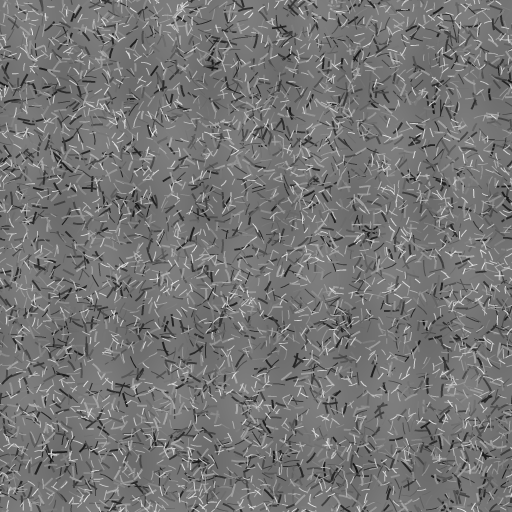
#> input picture art/v9/tex_grass.png, 512 x 512 px, found by its file name
$ python _sim_grass_scale.py
#> lines starting #> are read from the running program, lines starting #| are printed output that depends on the picture
# -*- coding: utf-8 -*-
"""对比不同贴图缩放倍数下的草地质感，挑「看起来像草」而不是「像砂纸」的档位。

背景：贴图 512 原尺寸铺 440px 棋盘时，草叶只有 1~3px → 读成磨砂噪点。
放大到 2× 后草叶 2~6px，且 512*2=1024 > 棋盘宽，仍然不会平铺重复（无万花筒）。
"""
import numpy as np
from PIL import Image, ImageDraw

BASE = r"C:\Users\马海博\WorkBuddy\2026-10-27-09-04-28\game\art\v9"
OUT = r"C:\Users\马海博\WorkBuddy\2026-10-27-09-04-28\game\dev\_gen\grass_scale_cmp.png"

CELL, N = 44, 10
W = H = CELL * N
WARM, COOL = (0x6E, 0xA9, 0x4D), (0x4C, 0x7F, 0x4E)


def overlay(b, s):
    return np.where(b <= 0.5, 2 * b * s, 1 - 2 * (1 - b) * (1 - s))


def soft_light(b, s):
    return np.where(s <= 0.5, b - (1 - 2 * s) * b * (1 - b),
                    b + (2 * s - 1) * (np.sqrt(np.clip(b, 0, 1)) - b))


tex = Image.open(f"{BASE}\\tex_grass.png").convert("L")
#> tex is the input picture: PIL image 512x512 L; min 20, max 233, mean 117.5


def compose(scale, a3=0.34, a4=0.22):
    base = np.zeros((H, W, 3), np.float32)
    for r in range(N):
        for c in range(N):
            base[r * CELL:(r + 1) * CELL, c * CELL:(c + 1) * CELL] = WARM if (r + c) % 2 == 0 else COOL
    base /= 255.0

    size = int(max(W, H) * scale) + 4
    big = tex.resize((size, size), Image.LANCZOS)
    l3 = np.array(big)[:H, :W].astype(np.float32) / 255.0
    rot = tex.resize((int(size * 1.63), int(size * 1.63)), Image.LANCZOS).rotate(17, resample=Image.BICUBIC)
    l4 = np.array(rot)[:H, :W].astype(np.float32) / 255.0
    if l4.shape[:2] != (H, W):
        pad = np.full((H, W), 0.5, np.float32)
        pad[:l4.shape[0], :l4.shape[1]] = l4
        l4 = pad

    out = overlay(base, l3[..., None]) * a3 + base * (1 - a3)
    out = soft_light(out, l4[..., None]) * a4 + out * (1 - a4)
    img = np.clip(out * 255, 0, 255).astype(np.uint8)
    for i in range(N + 1):
        y, x = i * CELL, i * CELL
        if y < H:
            img[y:y + 1, :] = (img[y:y + 1, :] * 0.62).astype(np.uint8)
            if y + 1 < H:
                img[y + 1:y + 2, :] = np.clip(img[y + 1:y + 2, :].astype(np.int16) + 22, 0, 255).astype(np.uint8)
        if x < W:
            img[:, x:x + 1] = (img[:, x:x + 1] * 0.62).astype(np.uint8)
            if x + 1 < W:
                img[:, x + 1:x + 2] = np.clip(img[:, x + 1:x + 2].astype(np.int16) + 22, 0, 255).astype(np.uint8)
    return Image.fromarray(img, "RGB")


variants = [(1.0, 0.34, "A scale1.0 a.34"), (1.8, 0.42, "B scale1.8 a.42"), (2.6, 0.46, "C scale2.6 a.46")]
sheet = Image.new("RGB", (W * 3 + 40, H + 40), (18, 22, 31))
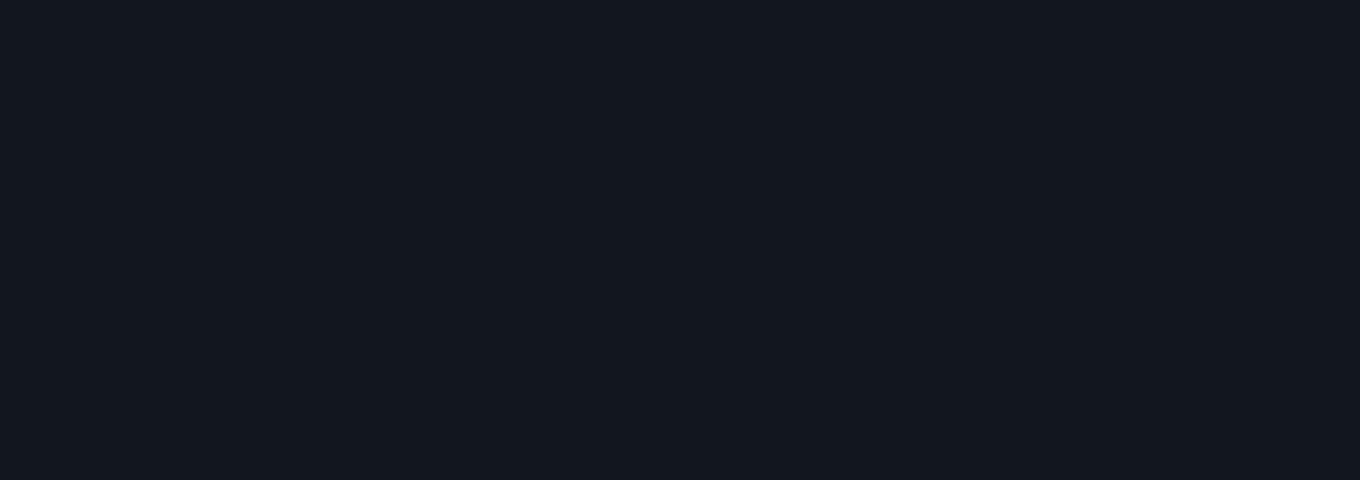
#> sheet: PIL image 1360x480 RGB; mean R, G, B 18, 22, 31
for i, (sc, a3, label) in enumerate(variants):
    im = compose(sc, a3)
    sheet.paste(im, (10 + i * (W + 10), 30))
#> this loop made 3 passes
#> pass 1, in compose, `l3 = np.array(big)[:H, :W].astype(np.float32) / 255.0`:
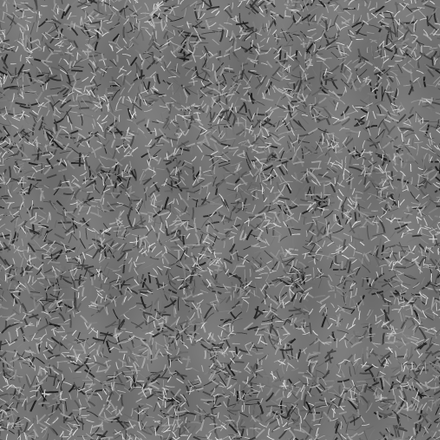
#> l3: shape (440, 440) float32; min 0.0118, max 0.961, mean 0.461
#> pass 1, in compose, `rot = tex.resize((int(size * 1.63), int(size * 1.63)), Image.LANCZOS)...`:
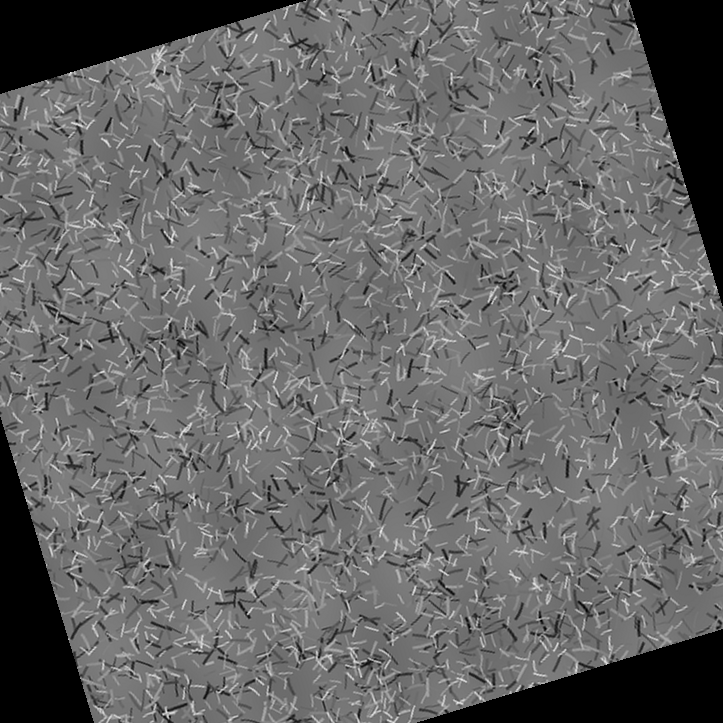
#> rot: PIL image 723x723 L; min 0, max 247, mean 104
#> pass 1, in compose, `l4 = np.array(rot)[:H, :W].astype(np.float32) / 255.0`:
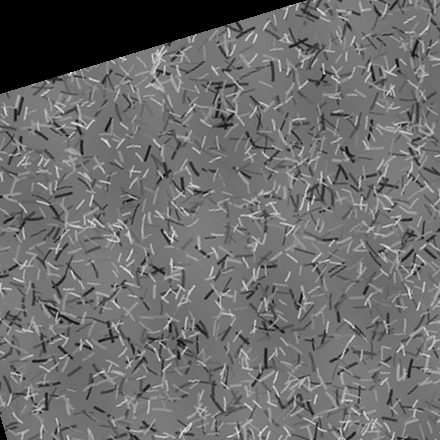
#> l4: shape (440, 440) float32; min 0, max 0.957, mean 0.425
#> after the loop:
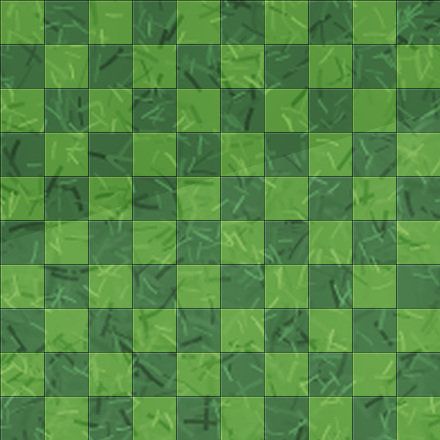
#> im: PIL image 440x440 RGB; mean R, G, B 83.6, 136.8, 69.3
#> after the loop:
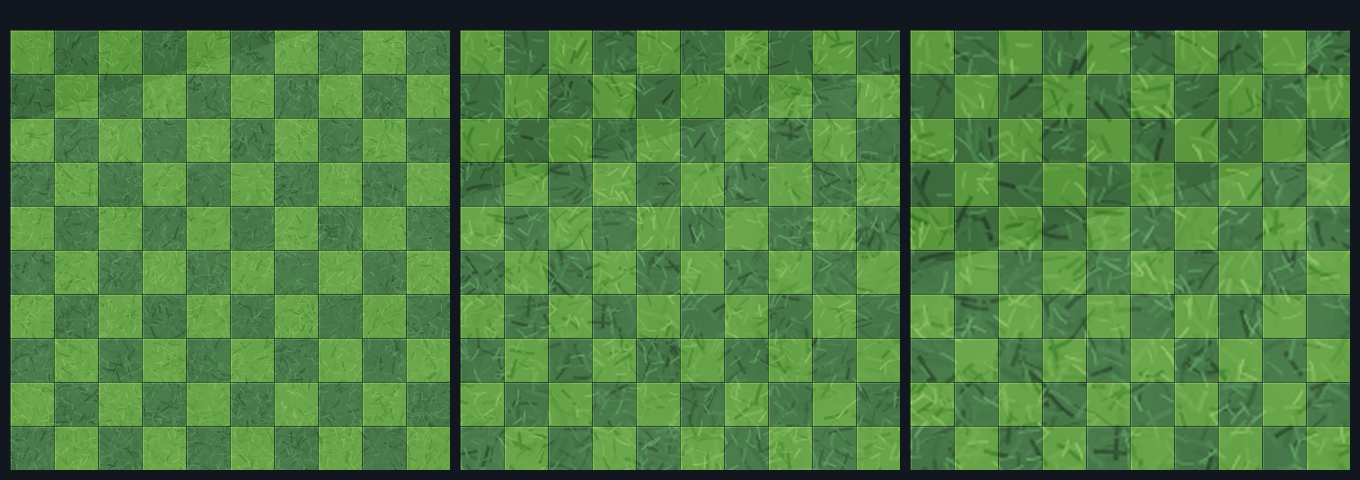
#> sheet: PIL image 1360x480 RGB; mean R, G, B 78.1, 125.9, 66.6
sheet.save(OUT)
print("saved", OUT, sheet.size, "| variants:", [v[2] for v in variants])
#| saved C:\Users\马海博\WorkBuddy\2026-10-27-09-04-28\game\dev\_gen\grass_scale_cmp.png (1360, 480) | variants: ['A scale1.0 a.34', 'B scale1.8 a.42', 'C scale2.6 a.46']
